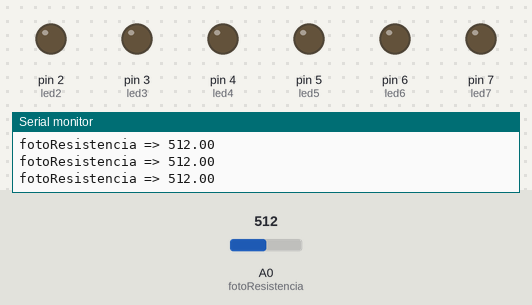
The sketch below on a simulated Arduino Uno, built with avr-gcc and run on an emulated ATmega328P. On the bench: output pins drawn as LEDs (lit = HIGH), the last lines printed to the serial monitor. Inputs (shaded band) come from the test bench; at power-on: A0 (fotoResistencia) = 512.

Above: at 1.2 s.
1.3 s: A0 (fotoResistencia) set to 284
4.3 s: A0 (fotoResistencia) set to 251
At 4.7 s:
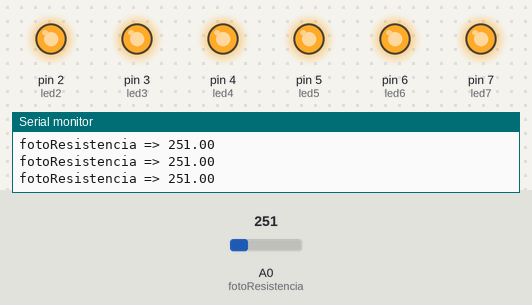
5.8 s: A0 (fotoResistencia) set to 215
At 6.4 s:
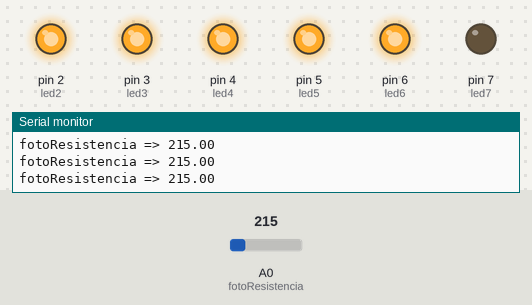
7.3 s: A0 (fotoResistencia) set to 190
8.8 s: A0 (fotoResistencia) set to 171
At 10.0 s:
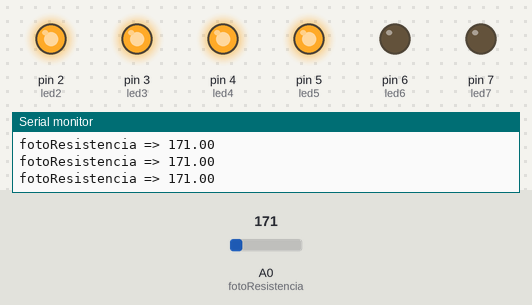
10.3 s: A0 (fotoResistencia) set to 235
At 10.8 s:
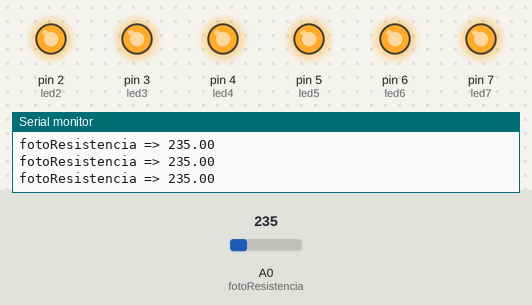
Timing chart, 0 to 13.3 s (numbered marks = the images above; inputs shaded):
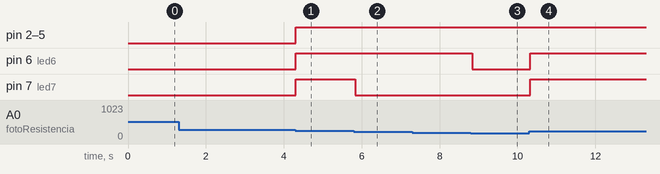

The sketch:

fotoresistencia_seis_leds.ino
```cpp
int led2 = 2;
int led3 = 3;
int led4 = 4;
int led5 = 5;
int led6 = 6;
int led7 = 7;
float fotoResistencia = A0;
float salida = 0;
void setup() {
  Serial.begin(9600);
  pinMode(led2, OUTPUT);
  pinMode(led3, OUTPUT);
  pinMode(led4, OUTPUT);
  pinMode(led5, OUTPUT);
  pinMode(led6, OUTPUT);
  pinMode(led7, OUTPUT);
  pinMode(fotoResistencia, INPUT);
}

void loop() {
  salida = analogRead(fotoResistencia);
  Serial.print("fotoResistencia => ");
  Serial.println(salida);

  if (salida >0 && salida <= 45) {
    digitalWrite(led2, HIGH);
    digitalWrite(led3, LOW);
    digitalWrite(led4, LOW);
    digitalWrite(led5, LOW);
    digitalWrite(led6, LOW);
    digitalWrite(led7, LOW);
  } else if (salida > 45 && salida <= 90) {
    digitalWrite(led2, HIGH);
    digitalWrite(led3, HIGH);
    digitalWrite(led4, LOW);
    digitalWrite(led5, LOW);
    digitalWrite(led6, LOW);
    digitalWrite(led7, LOW);
  } else if (salida > 90 && salida <= 135) {
    digitalWrite(led2, HIGH);
    digitalWrite(led3, HIGH);
    digitalWrite(led4, HIGH);
    digitalWrite(led5, LOW);
    digitalWrite(led6, LOW);
    digitalWrite(led7, LOW);
  } else if (salida > 136 && salida <= 180) {
    digitalWrite(led2, HIGH);
    digitalWrite(led3, HIGH);
    digitalWrite(led4, HIGH);
    digitalWrite(led5, HIGH);
    digitalWrite(led6, LOW);
    digitalWrite(led7, LOW);
  } else if (salida > 180 && salida <= 225) {
    digitalWrite(led2, HIGH);
    digitalWrite(led3, HIGH);
    digitalWrite(led4, HIGH);
    digitalWrite(led5, HIGH);
    digitalWrite(led6, HIGH);
    digitalWrite(led7, LOW);
  } else if (salida > 226 && salida <= 265) {
    digitalWrite(led2, HIGH);
    digitalWrite(led3, HIGH);
    digitalWrite(led4, HIGH);
    digitalWrite(led5, HIGH);
    digitalWrite(led6, HIGH);
    digitalWrite(led7, HIGH);
  } else if (salida ==0) {
    digitalWrite(led2, HIGH);
    digitalWrite(led3, HIGH);
    digitalWrite(led4, HIGH);
    digitalWrite(led5, HIGH);
    digitalWrite(led6, HIGH);
    digitalWrite(led7, HIGH);
  }else{
    digitalWrite(led2, LOW);
    digitalWrite(led3, LOW);
    digitalWrite(led4, LOW);
    digitalWrite(led5, LOW);
    digitalWrite(led6, LOW);
    digitalWrite(led7, LOW);
  }


  delay(20);
}
```

Measured:
- the behaviour switches between 266 and 265 on A0 (fotoResistencia) (found by bisection; images 0 and 1)
- the behaviour switches between 181 and 180 on A0 (fotoResistencia) (found by bisection; images 2 and 3)
- after the input at 4.3 s, pin 2 (led2), pin 3 (led3), pin 4 (led4), pin 5 (led5), pin 6 (led6), pin 7 (led7): LOW → HIGH at once
- after the input at 5.8 s, pin 7 (led7): HIGH → LOW at once
- after the input at 8.8 s, pin 6 (led6): HIGH → LOW at once
- after the input at 10.3 s, pin 6 (led6), pin 7 (led7): LOW → HIGH at once
